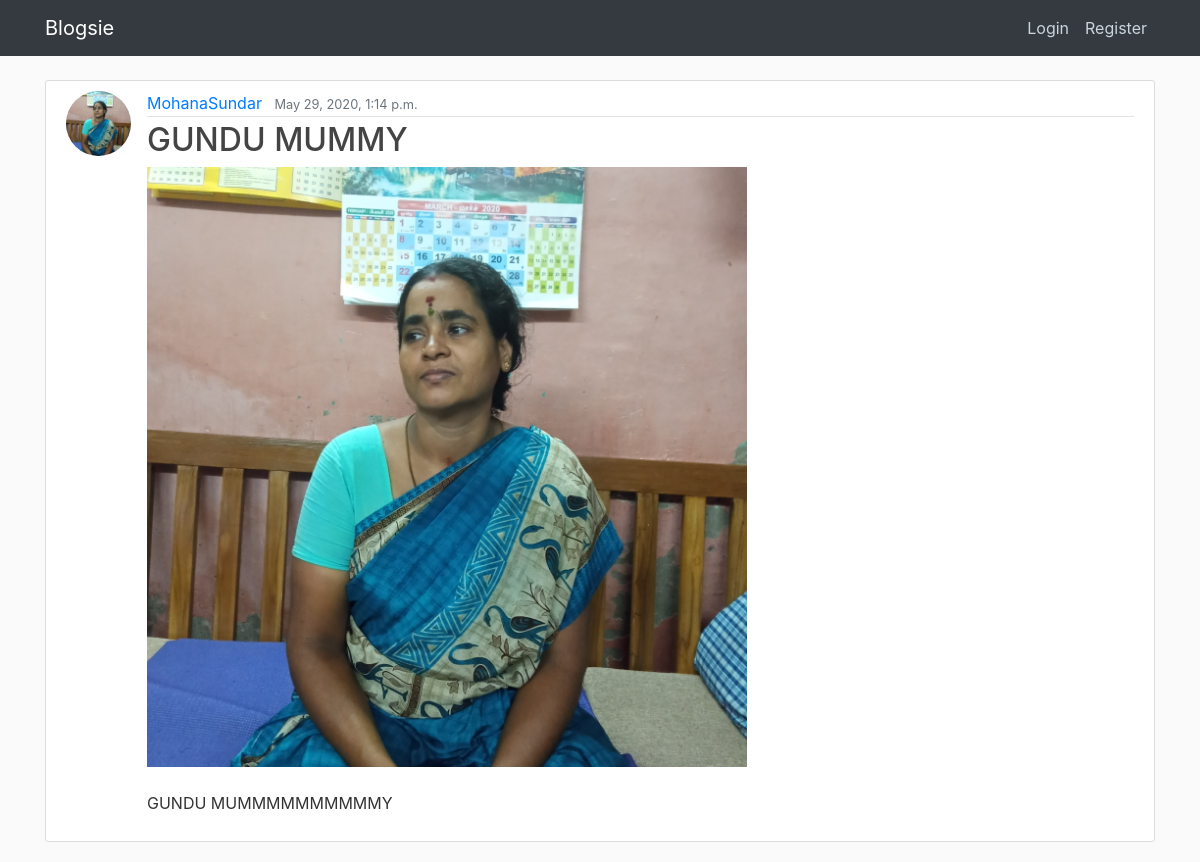
The page /post/8/ on the database its author committed.
### blogok/models.py (models this page shows, shortened)
class Post(models.Model):
    title = models.CharField(max_length=100)
    content = models.TextField()
    date_posted = models.DateTimeField(default=timezone.now)
    author = models.ForeignKey(User, on_delete=models.CASCADE)
    image = models.ImageField(default= 'def.jpg', upload_to='image_pics')

class Profile(models.Model):
    user = models.OneToOneField(User, on_delete=models.CASCADE)
    images = models.ImageField(default='default.jpg', null=False, blank=False, upload_to='profile_pics')

### blogok/views.py (the view)
# urls.py: path('post/<int:pk>/', PostDetailView.as_view(template_name='post_detail.html'), name='post_detail'),
class PostDetailView(DetailView):
    model = Post

### blogok/templates/post_detail.html
{% extends "base.html" %}
{% block content %}
        <article class="media content-section">
          <img class="rounded-circle article-img" src="{{ post.author.profile.images.url }}">
          <div class="media-body">
            <div class="article-metadata">
              <a class="mr-2" href="{% url 'user-posts' post.author.username %}">{{ post.author }}</a>
              <small class="text-muted">{{ post.date_posted }}</small>
            </div>
            <h2 class="article-title" >{{ post.title }}</h2>
            <img src="{{ post.image.url }}" alt="" width="600">
            <p class="article-content mt-4">{{ post.content }}</p>
          </div>
        </article>
{% endblock content %}

### blogok/static/main.css (style rules this page uses)
body { background: #fafafa; color: #333333; margin-top: 5rem; }
h1, h2, h3, h4, h5, h6 { color: #444444; }
.content-section { background: #ffffff; padding: 10px 20px; border: 1px solid #dddddd; border-radius: 3px; margin-bottom: 20px; }
.article-title { color: #444444; }
.article-content { white-space: pre-line; }
.article-img { height: 65px; width: 65px; margin-right: 16px; }
.article-metadata { padding-bottom: 1px; margin-bottom: 4px; border-bottom: 1px solid #e3e3e3 }

### rows shown on the page
Post: author.profile.images (picture), author "MohanaSundar", date_posted "May 29, 2020, 1:14 p.m.", title "GUNDU MUMMY", image (picture), content "GUNDU MUMMMMMMMMMMY"
